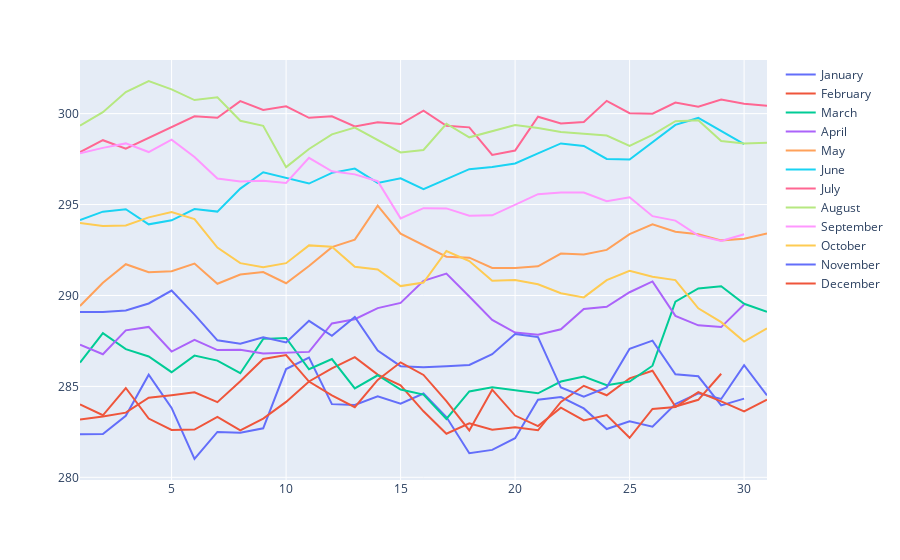

Notebook cell for this chart:
### Code cell
display_monthly_averaged_data(df_valencia_list,months_list,'temp')
